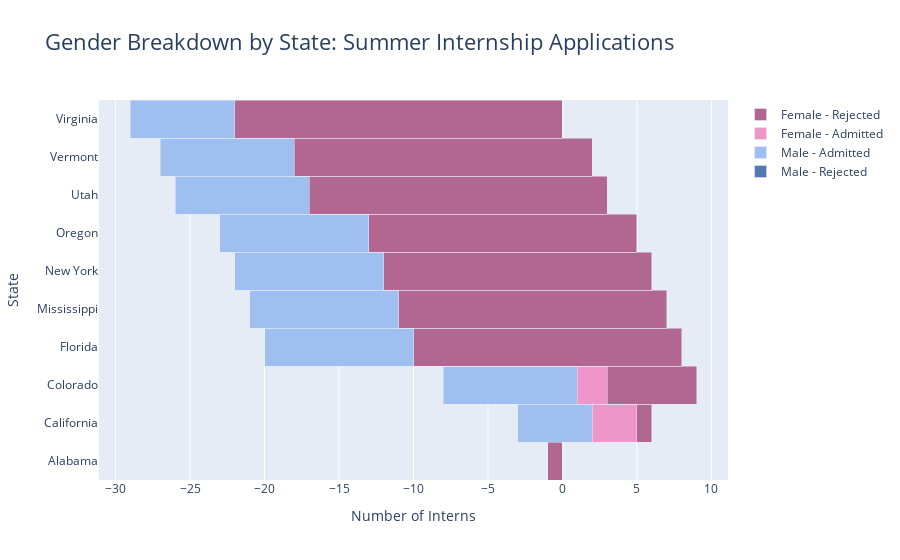

Notebook code cell kept with this figure:
### Code cell
# Calculate cumulative sums for stacking
cumulative_admit_male = [0] + [sum(males_admit["count"][:i+1]) for i in range(len(males_admit))]
cumulative_reject_male = [0] + [-sum(males_reject["count"][:i+1]) for i in range(len(males_reject))]

cumulative_admit_female = [0] + [sum(females_admit["count"][:i+1]) for i in range(len(females_admit))]
cumulative_reject_female = [0] + [-sum(females_reject["count"][:i+1]) for i in range(len(females_reject))]

# Create bar traces
trace_male_rejected = go.Bar(x=cumulative_reject_male[1:], y=males_reject["State"], name='Male - Rejected', orientation='h', marker=dict(color='#5478AE'))
trace_male_admitted = go.Bar(x=cumulative_admit_male[1:], y=males_admit["State"], name='Male - Admitted', orientation='h', marker=dict(color='#9FBFF0'))

trace_female_admitted = go.Bar(x=cumulative_admit_female[1:], y=females_reject["State"], name='Female - Admitted', orientation='h', marker=dict(color='#EE95C9'))
trace_female_rejected = go.Bar(x=cumulative_reject_female[1:], y=females_admit["State"], name='Female - Rejected', orientation='h', marker=dict(color='#B16792'))

# Create the figure
fig = go.Figure(data=[trace_male_rejected, trace_male_admitted, trace_female_admitted, trace_female_rejected])

# Update layout
fig.update_layout(
    title="Gender Breakdown by State: Summer Internship Applications",
    title_font_size=22,
    barmode="stack",
    bargap=0.0,
    bargroupgap=0,
    xaxis=dict(title="Number of Interns"),
    yaxis=dict(title="State")
)

# Show the figure
fig.show()

### Figure 1 — Plotly figure (JSON) as saved in the notebook; plotly's stock layout.template omitted (floating-point values rounded to 4 significant figures)
{"data": [{"marker": {"color": "#5478AE"}, "name": "Male - Rejected", "orientation": "h", "type": "bar", "x": [0, -3, -8, -20, -21, -22, -23, -26, -27, -29], "y": ["Alabama", "California", "Colorado", "Florida", "Mississippi", "New York", "Oregon", "Utah", "Vermont", "Virginia"]}, {"marker": {"color": "#9FBFF0"}, "name": "Male - Admitted", "orientation": "h", "type": "bar", "x": [0, 5, 9, 15, 15, 15, 15, 16, 16, 16], "y": ["Alabama", "California", "Colorado", "Florida", "Mississippi", "New York", "Oregon", "Utah", "Vermont", "Virginia"]}, {"marker": {"color": "#EE95C9"}, "name": "Female - Admitted", "orientation": "h", "type": "bar", "x": [0, 4, 8, 13, 13, 13, 13, 13, 13, 13], "y": ["Alabama", "California", "Colorado", "Florida", "Mississippi", "New York", "Oregon", "Utah", "Vermont", "Virginia"]}, {"marker": {"color": "#B16792"}, "name": "Female - Rejected", "orientation": "h", "type": "bar", "x": [-1, -1, -6, -18, -18, -18, -18, -20, -20, -22], "y": ["Alabama", "California", "Colorado", "Florida", "Mississippi", "New York", "Oregon", "Utah", "Vermont", "Virginia"]}], "layout": {"bargap": 0, "bargroupgap": 0, "barmode": "stack", "title": {"font": {"size": 22}, "text": "Gender Breakdown by State: Summer Internship Applications"}, "xaxis": {"title": {"text": "Number of Interns"}}, "yaxis": {"title": {"text": "State"}}}}
